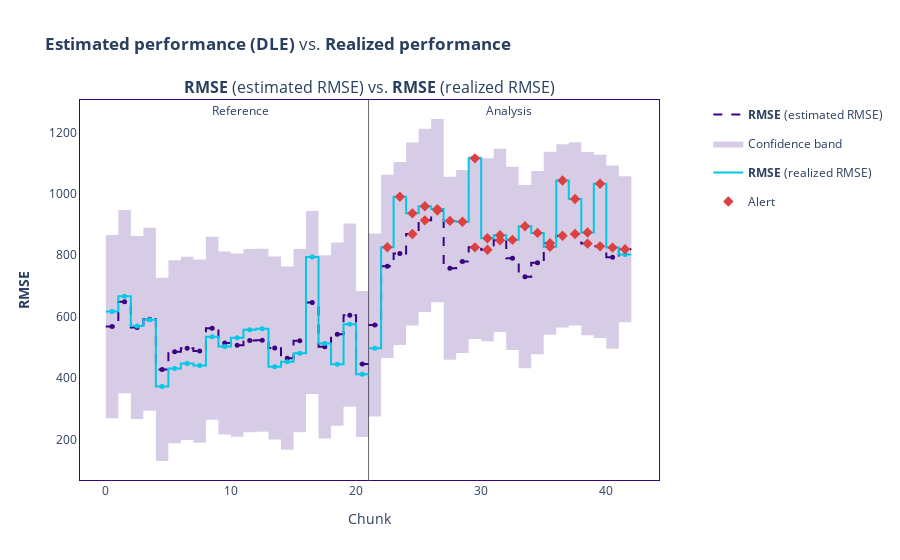

The notebook cell this image was saved under:
### Code cell
estimated_results.compare(realized_results).plot().show()

### Figure 1 — Plotly figure (JSON) as saved in the notebook; plotly's stock layout.template omitted (floating-point values rounded to 4 significant figures)
{"data": [{"hoverinfo": "skip", "line": {"color": "#3b0280", "dash": "dash", "shape": "hv", "width": 2}, "mode": "lines", "name": "<b>RMSE</b> (estimated RMSE)", "showlegend": true, "type": "scatter", "x": [0, 1, 2, 3, 4, 5, 6, 7, 8, 9, 10, 11, 12, 13, 14, 15, 16, 17, 18, 19, 20, 21], "xaxis": "x", "y": [567.6, 648.9, 564.7, 591.5, 428.2, 485.7, 496.8, 487.8, 562.3, 514.3, 507.2, 522.0, 523.0, 498.0, 464.9, 521.9, 646.2, 501.8, 543.0, 604.9, 446.0, 446.0], "yaxis": "y"}, {"customdata": [["<b>RMSE</b> (estimated RMSE)", "<b style=\"color:Colors.INDIGO_PERSIAN;line-height:60px\">Reference</b>", "[0:249]", "Chunk index: <b>0</b>", 567.6], ["<b>RMSE</b> (estimated RMSE)", "<b style=\"color:Colors.INDIGO_PERSIAN;line-height:60px\">Reference</b>", "[250:499]", "Chunk index: <b>1</b>", 648.9], ["<b>RMSE</b> (estimated RMSE)", "<b style=\"color:Colors.INDIGO_PERSIAN;line-height:60px\">Reference</b>", "[500:749]", "Chunk index: <b>2</b>", 564.7], ["<b>RMSE</b> (estimated RMSE)", "<b style=\"color:Colors.INDIGO_PERSIAN;line-height:60px\">Reference</b>", "[750:999]", "Chunk index: <b>3</b>", 591.5], ["<b>RMSE</b> (estimated RMSE)", "<b style=\"color:Colors.INDIGO_PERSIAN;line-height:60px\">Reference</b>", "[1000:1249]", "Chunk index: <b>4</b>", 428.2], ["<b>RMSE</b> (estimated RMSE)", "<b style=\"color:Colors.INDIGO_PERSIAN;line-height:60px\">Reference</b>", "[1250:1499]", "Chunk index: <b>5</b>", 485.7], ["<b>RMSE</b> (estimated RMSE)", "<b style=\"color:Colors.INDIGO_PERSIAN;line-height:60px\">Reference</b>", "[1500:1749]", "Chunk index: <b>6</b>", 496.8], ["<b>RMSE</b> (estimated RMSE)", "<b style=\"color:Colors.INDIGO_PERSIAN;line-height:60px\">Reference</b>", "[1750:1999]", "Chunk index: <b>7</b>", 487.8], ["<b>RMSE</b> (estimated RMSE)", "<b style=\"color:Colors.INDIGO_PERSIAN;line-height:60px\">Reference</b>", "[2000:2249]", "Chunk index: <b>8</b>", 562.3], ["<b>RMSE</b> (estimated RMSE)", "<b style=\"color:Colors.INDIGO_PERSIAN;line-height:60px\">Reference</b>", "[2250:2499]", "Chunk index: <b>9</b>", 514.3], ["<b>RMSE</b> (estimated RMSE)", "<b style=\"color:Colors.INDIGO_PERSIAN;line-height:60px\">Reference</b>", "[2500:2749]", "Chunk index: <b>10</b>", 507.2], ["<b>RMSE</b> (estimated RMSE)", "<b style=\"color:Colors.INDIGO_PERSIAN;line-height:60px\">Reference</b>", "[2750:2999]", "Chunk index: <b>11</b>", 522.0], ["<b>RMSE</b> (estimated RMSE)", "<b style=\"color:Colors.INDIGO_PERSIAN;line-height:60px\">Reference</b>", "[3000:3249]", "Chunk index: <b>12</b>", 523.0], ["<b>RMSE</b> (estimated RMSE)", "<b style=\"color:Colors.INDIGO_PERSIAN;line-height:60px\">Reference</b>", "[3250:3499]", "Chunk index: <b>13</b>", 498.0], ["<b>RMSE</b> (estimated RMSE)", "<b style=\"color:Colors.INDIGO_PERSIAN;line-height:60px\">Reference</b>", "[3500:3749]", "Chunk index: <b>14</b>", 464.9], ["<b>RMSE</b> (estimated RMSE)", "<b style=\"color:Colors.INDIGO_PERSIAN;line-height:60px\">Reference</b>", "[3750:3999]", "Chunk index: <b>15</b>", 521.9], ["<b>RMSE</b> (estimated RMSE)", "<b style=\"color:Colors.INDIGO_PERSIAN;line-height:60px\">Reference</b>", "[4000:4249]", "Chunk index: <b>16</b>", 646.2], ["<b>RMSE</b> (estimated RMSE)", "<b style=\"color:Colors.INDIGO_PERSIAN;line-height:60px\">Reference</b>", "[4250:4499]", "Chunk index: <b>17</b>", 501.8], ["<b>RMSE</b> (estimated RMSE)", "<b style=\"color:Colors.INDIGO_PERSIAN;line-height:60px\">Reference</b>", "[4500:4749]", "Chunk index: <b>18</b>", 543.0], ["<b>RMSE</b> (estimated RMSE)", "<b style=\"color:Colors.INDIGO_PERSIAN;line-height:60px\">Reference</b>", "[4750:4999]", "Chunk index: <b>19</b>", 604.9], ["<b>RMSE</b> (estimated RMSE)", "<b style=\"color:Colors.INDIGO_PERSIAN;line-height:60px\">Reference</b>", "[5000:5393]", "Chunk index: <b>20</b>", 446.0]], "hovertemplate": "%{customdata[1]}<br />Chunk: <b>%{customdata[2]}</b> &nbsp; &nbsp; %{customdata[3]} <br />%{customdata[0]}: <b>%{customdata[4]}</b><br /><extra></extra>", "line": {"dash": "dash"}, "marker": {"color": "#3b0280", "size": 5, "symbol": "circle"}, "mode": "markers", "name": "<b>RMSE</b> (estimated RMSE)", "showlegend": false, "type": "scatter", "x": [0.5, 1.5, 2.5, 3.5, 4.5, 5.5, 6.5, 7.5, 8.5, 9.5, 10.5, 11.5, 12.5, 13.5, 14.5, 15.5, 16.5, 17.5, 18.5, 19.5, 20.5], "xaxis": "x", "y": [567.6, 648.9, 564.7, 591.5, 428.2, 485.7, 496.8, 487.8, 562.3, 514.3, 507.2, 522.0, 523.0, 498.0, 464.9, 521.9, 646.2, 501.8, 543.0, 604.9, 446.0, 446.0], "yaxis": "y"}, {"hoverinfo": "skip", "line": {"color": "rgba(0, 0, 0, 0)", "dash": "dash", "shape": "hv"}, "mode": "lines", "name": "Confidence band", "showlegend": false, "type": "scatter", "x": [0, 1, 2, 3, 4, 5, 6, 7, 8, 9, 10, 11, 12, 13, 14, 15, 16, 17, 18, 19, 20, 21], "xaxis": "x", "y": [865.7, 947.0, 862.8, 889.6, 726.2, 783.7, 794.9, 785.9, 860.4, 812.4, 805.3, 820.1, 821.1, 796.1, 763.0, 819.9, 944.2, 799.8, 841.1, 903.0, 683.4, 683.4], "yaxis": "y"}, {"fill": "tonexty", "fillcolor": "rgba(59, 2, 128, 0.2)", "hoverinfo": "skip", "line": {"color": "rgba(0, 0, 0, 0)", "dash": "dash", "shape": "hv"}, "mode": "lines", "name": "Confidence band", "showlegend": true, "type": "scatter", "x": [0, 1, 2, 3, 4, 5, 6, 7, 8, 9, 10, 11, 12, 13, 14, 15, 16, 17, 18, 19, 20, 21], "xaxis": "x", "y": [269.5, 350.8, 266.6, 293.4, 130.1, 187.6, 198.8, 189.7, 264.2, 216.3, 209.1, 223.9, 224.9, 199.9, 166.9, 223.8, 348.1, 203.7, 245.0, 306.9, 208.6, 208.6], "yaxis": "y"}, {"hoverinfo": "skip", "line": {"color": "#00c8e5", "shape": "hv", "width": 2}, "mode": "lines", "name": "<b>RMSE</b> (realized RMSE)", "showlegend": true, "type": "scatter", "x": [0, 1, 2, 3, 4, 5, 6, 7, 8, 9, 10, 11, 12, 13, 14, 15, 16, 17, 18, 19, 20, 21], "xaxis": "x", "y": [616.7, 666.1, 569.3, 590.0, 373.0, 431.4, 447.9, 440.8, 534.9, 502.6, 531.5, 557.4, 560.8, 436.6, 453.3, 480.6, 794.5, 512.5, 445.3, 575.5, 412.4, 412.4], "yaxis": "y"}, {"customdata": [["<b>RMSE</b>", "<b style=\"color:Colors.BLUE_SKY_CRAYOLA;line-height:60px\">Reference</b>", "[0:249]", "Chunk index: <b>0</b>", 616.7], ["<b>RMSE</b>", "<b style=\"color:Colors.BLUE_SKY_CRAYOLA;line-height:60px\">Reference</b>", "[250:499]", "Chunk index: <b>1</b>", 666.1], ["<b>RMSE</b>", "<b style=\"color:Colors.BLUE_SKY_CRAYOLA;line-height:60px\">Reference</b>", "[500:749]", "Chunk index: <b>2</b>", 569.3], ["<b>RMSE</b>", "<b style=\"color:Colors.BLUE_SKY_CRAYOLA;line-height:60px\">Reference</b>", "[750:999]", "Chunk index: <b>3</b>", 590.0], ["<b>RMSE</b>", "<b style=\"color:Colors.BLUE_SKY_CRAYOLA;line-height:60px\">Reference</b>", "[1000:1249]", "Chunk index: <b>4</b>", 373.0], ["<b>RMSE</b>", "<b style=\"color:Colors.BLUE_SKY_CRAYOLA;line-height:60px\">Reference</b>", "[1250:1499]", "Chunk index: <b>5</b>", 431.4], ["<b>RMSE</b>", "<b style=\"color:Colors.BLUE_SKY_CRAYOLA;line-height:60px\">Reference</b>", "[1500:1749]", "Chunk index: <b>6</b>", 447.9], ["<b>RMSE</b>", "<b style=\"color:Colors.BLUE_SKY_CRAYOLA;line-height:60px\">Reference</b>", "[1750:1999]", "Chunk index: <b>7</b>", 440.8], ["<b>RMSE</b>", "<b style=\"color:Colors.BLUE_SKY_CRAYOLA;line-height:60px\">Reference</b>", "[2000:2249]", "Chunk index: <b>8</b>", 534.9], ["<b>RMSE</b>", "<b style=\"color:Colors.BLUE_SKY_CRAYOLA;line-height:60px\">Reference</b>", "[2250:2499]", "Chunk index: <b>9</b>", 502.6], ["<b>RMSE</b>", "<b style=\"color:Colors.BLUE_SKY_CRAYOLA;line-height:60px\">Reference</b>", "[2500:2749]", "Chunk index: <b>10</b>", 531.5], ["<b>RMSE</b>", "<b style=\"color:Colors.BLUE_SKY_CRAYOLA;line-height:60px\">Reference</b>", "[2750:2999]", "Chunk index: <b>11</b>", 557.4], ["<b>RMSE</b>", "<b style=\"color:Colors.BLUE_SKY_CRAYOLA;line-height:60px\">Reference</b>", "[3000:3249]", "Chunk index: <b>12</b>", 560.8], ["<b>RMSE</b>", "<b style=\"color:Colors.BLUE_SKY_CRAYOLA;line-height:60px\">Reference</b>", "[3250:3499]", "Chunk index: <b>13</b>", 436.6], ["<b>RMSE</b>", "<b style=\"color:Colors.BLUE_SKY_CRAYOLA;line-height:60px\">Reference</b>", "[3500:3749]", "Chunk index: <b>14</b>", 453.3], ["<b>RMSE</b>", "<b style=\"color:Colors.BLUE_SKY_CRAYOLA;line-height:60px\">Reference</b>", "[3750:3999]", "Chunk index: <b>15</b>", 480.6], ["<b>RMSE</b>", "<b style=\"color:Colors.BLUE_SKY_CRAYOLA;line-height:60px\">Reference</b>", "[4000:4249]", "Chunk index: <b>16</b>", 794.5], ["<b>RMSE</b>", "<b style=\"color:Colors.BLUE_SKY_CRAYOLA;line-height:60px\">Reference</b>", "[4250:4499]", "Chunk index: <b>17</b>", 512.5], ["<b>RMSE</b>", "<b style=\"color:Colors.BLUE_SKY_CRAYOLA;line-height:60px\">Reference</b>", "[4500:4749]", "Chunk index: <b>18</b>", 445.3], ["<b>RMSE</b>", "<b style=\"color:Colors.BLUE_SKY_CRAYOLA;line-height:60px\">Reference</b>", "[4750:4999]", "Chunk index: <b>19</b>", 575.5], ["<b>RMSE</b>", "<b style=\"color:Colors.BLUE_SKY_CRAYOLA;line-height:60px\">Reference</b>", "[5000:5393]", "Chunk index: <b>20</b>", 412.4]], "hovertemplate": "%{customdata[1]}<br />Chunk: <b>%{customdata[2]}</b> &nbsp; &nbsp; %{customdata[3]} <br />%{customdata[0]}: <b>%{customdata[4]}</b><br /><extra></extra>", "marker": {"color": "#00c8e5", "size": 5, "symbol": "circle"}, "mode": "markers", "name": "<b>RMSE</b> (realized RMSE)", "showlegend": false, "type": "scatter", "x": [0.5, 1.5, 2.5, 3.5, 4.5, 5.5, 6.5, 7.5, 8.5, 9.5, 10.5, 11.5, 12.5, 13.5, 14.5, 15.5, 16.5, 17.5, 18.5, 19.5, 20.5], "xaxis": "x", "y": [616.7, 666.1, 569.3, 590.0, 373.0, 431.4, 447.9, 440.8, 534.9, 502.6, 531.5, 557.4, 560.8, 436.6, 453.3, 480.6, 794.5, 512.5, 445.3, 575.5, 412.4, 412.4], "yaxis": "y"}, {"hoverinfo": "skip", "line": {"color": "#3b0280", "dash": "dash", "shape": "hv", "width": 2}, "mode": "lines", "name": "<b>RMSE</b> (estimated RMSE)", "showlegend": false, "type": "scatter", "x": [21, 22, 23, 24, 25, 26, 27, 28, 29, 30, 31, 32, 33, 34, 35, 36, 37, 38, 39, 40, 41, 42], "xaxis": "x", "y": [572.7, 763.7, 805.7, 869.3, 913.6, 945.4, 757.6, 779.7, 825.6, 817.8, 848.4, 789.9, 730.2, 775.7, 838.8, 863.1, 869.3, 837.8, 828.9, 793.7, 819.5, 819.5], "yaxis": "y"}, {"customdata": [["<b>RMSE</b> (estimated RMSE)", "<b style=\"color:Colors.INDIGO_PERSIAN;line-height:60px\">Analysis</b>", "", "[0:249]", "Chunk index: <b>21</b>", 572.7], ["<b>RMSE</b> (estimated RMSE)", "<b style=\"color:Colors.INDIGO_PERSIAN;line-height:60px\">Analysis</b>", "", "[250:499]", "Chunk index: <b>22</b>", 763.7], ["<b>RMSE</b> (estimated RMSE)", "<b style=\"color:Colors.INDIGO_PERSIAN;line-height:60px\">Analysis</b>", "", "[500:749]", "Chunk index: <b>23</b>", 805.7], ["<b>RMSE</b> (estimated RMSE)", "<b style=\"color:Colors.INDIGO_PERSIAN;line-height:60px\">Analysis</b>", "<span style=\"color:#AD0000\">⚠ <b>Drift detected</b></span>", "[750:999]", "Chunk index: <b>24</b>", 869.3], ["<b>RMSE</b> (estimated RMSE)", "<b style=\"color:Colors.INDIGO_PERSIAN;line-height:60px\">Analysis</b>", "<span style=\"color:#AD0000\">⚠ <b>Drift detected</b></span>", "[1000:1249]", "Chunk index: <b>25</b>", 913.6], ["<b>RMSE</b> (estimated RMSE)", "<b style=\"color:Colors.INDIGO_PERSIAN;line-height:60px\">Analysis</b>", "<span style=\"color:#AD0000\">⚠ <b>Drift detected</b></span>", "[1250:1499]", "Chunk index: <b>26</b>", 945.4], ["<b>RMSE</b> (estimated RMSE)", "<b style=\"color:Colors.INDIGO_PERSIAN;line-height:60px\">Analysis</b>", "", "[1500:1749]", "Chunk index: <b>27</b>", 757.6], ["<b>RMSE</b> (estimated RMSE)", "<b style=\"color:Colors.INDIGO_PERSIAN;line-height:60px\">Analysis</b>", "", "[1750:1999]", "Chunk index: <b>28</b>", 779.7], ["<b>RMSE</b> (estimated RMSE)", "<b style=\"color:Colors.INDIGO_PERSIAN;line-height:60px\">Analysis</b>", "<span style=\"color:#AD0000\">⚠ <b>Drift detected</b></span>", "[2000:2249]", "Chunk index: <b>29</b>", 825.5], ["<b>RMSE</b> (estimated RMSE)", "<b style=\"color:Colors.INDIGO_PERSIAN;line-height:60px\">Analysis</b>", "<span style=\"color:#AD0000\">⚠ <b>Drift detected</b></span>", "[2250:2499]", "Chunk index: <b>30</b>", 817.8], ["<b>RMSE</b> (estimated RMSE)", "<b style=\"color:Colors.INDIGO_PERSIAN;line-height:60px\">Analysis</b>", "<span style=\"color:#AD0000\">⚠ <b>Drift detected</b></span>", "[2500:2749]", "Chunk index: <b>31</b>", 848.4], ["<b>RMSE</b> (estimated RMSE)", "<b style=\"color:Colors.INDIGO_PERSIAN;line-height:60px\">Analysis</b>", "", "[2750:2999]", "Chunk index: <b>32</b>", 789.9], ["<b>RMSE</b> (estimated RMSE)", "<b style=\"color:Colors.INDIGO_PERSIAN;line-height:60px\">Analysis</b>", "", "[3000:3249]", "Chunk index: <b>33</b>", 730.2], ["<b>RMSE</b> (estimated RMSE)", "<b style=\"color:Colors.INDIGO_PERSIAN;line-height:60px\">Analysis</b>", "", "[3250:3499]", "Chunk index: <b>34</b>", 775.7], ["<b>RMSE</b> (estimated RMSE)", "<b style=\"color:Colors.INDIGO_PERSIAN;line-height:60px\">Analysis</b>", "<span style=\"color:#AD0000\">⚠ <b>Drift detected</b></span>", "[3500:3749]", "Chunk index: <b>35</b>", 838.8], ["<b>RMSE</b> (estimated RMSE)", "<b style=\"color:Colors.INDIGO_PERSIAN;line-height:60px\">Analysis</b>", "<span style=\"color:#AD0000\">⚠ <b>Drift detected</b></span>", "[3750:3999]", "Chunk index: <b>36</b>", 863.1], ["<b>RMSE</b> (estimated RMSE)", "<b style=\"color:Colors.INDIGO_PERSIAN;line-height:60px\">Analysis</b>", "<span style=\"color:#AD0000\">⚠ <b>Drift detected</b></span>", "[4000:4249]", "Chunk index: <b>37</b>", 869.3], ["<b>RMSE</b> (estimated RMSE)", "<b style=\"color:Colors.INDIGO_PERSIAN;line-height:60px\">Analysis</b>", "<span style=\"color:#AD0000\">⚠ <b>Drift detected</b></span>", "[4250:4499]", "Chunk index: <b>38</b>", 837.8], ["<b>RMSE</b> (estimated RMSE)", "<b style=\"color:Colors.INDIGO_PERSIAN;line-height:60px\">Analysis</b>", "<span style=\"color:#AD0000\">⚠ <b>Drift detected</b></span>", "[4500:4749]", "Chunk index: <b>39</b>", 828.9], ["<b>RMSE</b> (estimated RMSE)", "<b style=\"color:Colors.INDIGO_PERSIAN;line-height:60px\">Analysis</b>", "", "[4750:4999]", "Chunk index: <b>40</b>", 793.7], ["<b>RMSE</b> (estimated RMSE)", "<b style=\"color:Colors.INDIGO_PERSIAN;line-height:60px\">Analysis</b>", "<span style=\"color:#AD0000\">⚠ <b>Drift detected</b></span>", "[5000:5393]", "Chunk index: <b>41</b>", 819.5]], "hovertemplate": "%{customdata[1]} &nbsp; &nbsp; %{customdata[2]} <br />Chunk: <b>%{customdata[3]}</b> &nbsp; &nbsp; %{customdata[4]} <br />%{customdata[0]}: <b>%{customdata[5]}</b><br /><extra></extra>", "line": {"dash": "dash"}, "marker": {"color": "#3b0280", "size": 5, "symbol": "circle"}, "mode": "markers", "name": "<b>RMSE</b> (estimated RMSE)", "showlegend": false, "type": "scatter", "x": [21.5, 22.5, 23.5, 24.5, 25.5, 26.5, 27.5, 28.5, 29.5, 30.5, 31.5, 32.5, 33.5, 34.5, 35.5, 36.5, 37.5, 38.5, 39.5, 40.5, 41.5], "xaxis": "x", "y": [572.7, 763.7, 805.7, 869.3, 913.6, 945.4, 757.6, 779.7, 825.6, 817.8, 848.4, 789.9, 730.2, 775.7, 838.8, 863.1, 869.3, 837.8, 828.9, 793.7, 819.5, 819.5], "yaxis": "y"}, {"hoverinfo": "skip", "line": {"color": "rgba(0, 0, 0, 0)", "shape": "hv"}, "mode": "lines", "name": "Confidence band", "showlegend": false, "type": "scatter", "x": [21, 22, 23, 24, 25, 26, 27, 28, 29, 30, 31, 32, 33, 34, 35, 36, 37, 38, 39, 40, 41, 42], "xaxis": "x", "y": [870.8, 1062.0, 1104.0, 1167.0, 1212.0, 1243.0, 1056.0, 1078.0, 1124.0, 1116.0, 1146.0, 1088.0, 1028.0, 1074.0, 1137.0, 1161.0, 1167.0, 1136.0, 1127.0, 1092.0, 1057.0, 1057.0], "yaxis": "y"}, {"fill": "tonexty", "fillcolor": "rgba(59, 2, 128, 0.2)", "hoverinfo": "skip", "line": {"color": "rgba(0, 0, 0, 0)", "shape": "hv"}, "mode": "lines", "name": "Confidence band", "showlegend": false, "type": "scatter", "x": [21, 22, 23, 24, 25, 26, 27, 28, 29, 30, 31, 32, 33, 34, 35, 36, 37, 38, 39, 40, 41, 42], "xaxis": "x", "y": [274.6, 465.7, 507.7, 571.2, 615.5, 647.3, 459.5, 481.6, 527.5, 519.8, 550.3, 491.8, 432.2, 477.7, 540.7, 565.1, 571.2, 539.8, 530.8, 495.6, 582.1, 582.1], "yaxis": "y"}, {"hoverinfo": "skip", "line": {"color": "#00c8e5", "shape": "hv", "width": 2}, "mode": "lines", "name": "<b>RMSE</b> (realized RMSE)", "showlegend": false, "type": "scatter", "x": [21, 22, 23, 24, 25, 26, 27, 28, 29, 30, 31, 32, 33, 34, 35, 36, 37, 38, 39, 40, 41, 42], "xaxis": "x", "y": [497.3, 826.0, 990.5, 936.2, 959.2, 950.1, 911.7, 908.9, 1115.0, 855.0, 864.9, 850.0, 894.3, 872.6, 827.3, 1043.0, 983.0, 873.7, 1033.0, 824.9, 802.4, 802.4], "yaxis": "y"}, {"customdata": [["<b>RMSE</b>", "<b style=\"color:Colors.BLUE_SKY_CRAYOLA;line-height:60px\">Analysis</b>", "", "[0:249]", "Chunk index: <b>21</b>", 497.3], ["<b>RMSE</b>", "<b style=\"color:Colors.BLUE_SKY_CRAYOLA;line-height:60px\">Analysis</b>", "<span style=\"color:#AD0000\">⚠ <b>Drift detected</b></span>", "[250:499]", "Chunk index: <b>22</b>", 826.0], ["<b>RMSE</b>", "<b style=\"color:Colors.BLUE_SKY_CRAYOLA;line-height:60px\">Analysis</b>", "<span style=\"color:#AD0000\">⚠ <b>Drift detected</b></span>", "[500:749]", "Chunk index: <b>23</b>", 990.5], ["<b>RMSE</b>", "<b style=\"color:Colors.BLUE_SKY_CRAYOLA;line-height:60px\">Analysis</b>", "<span style=\"color:#AD0000\">⚠ <b>Drift detected</b></span>", "[750:999]", "Chunk index: <b>24</b>", 936.2], ["<b>RMSE</b>", "<b style=\"color:Colors.BLUE_SKY_CRAYOLA;line-height:60px\">Analysis</b>", "<span style=\"color:#AD0000\">⚠ <b>Drift detected</b></span>", "[1000:1249]", "Chunk index: <b>25</b>", 959.2], ["<b>RMSE</b>", "<b style=\"color:Colors.BLUE_SKY_CRAYOLA;line-height:60px\">Analysis</b>", "<span style=\"color:#AD0000\">⚠ <b>Drift detected</b></span>", "[1250:1499]", "Chunk index: <b>26</b>", 950.1], ["<b>RMSE</b>", "<b style=\"color:Colors.BLUE_SKY_CRAYOLA;line-height:60px\">Analysis</b>", "<span style=\"color:#AD0000\">⚠ <b>Drift detected</b></span>", "[1500:1749]", "Chunk index: <b>27</b>", 911.7], ["<b>RMSE</b>", "<b style=\"color:Colors.BLUE_SKY_CRAYOLA;line-height:60px\">Analysis</b>", "<span style=\"color:#AD0000\">⚠ <b>Drift detected</b></span>", "[1750:1999]", "Chunk index: <b>28</b>", 908.9], ["<b>RMSE</b>", "<b style=\"color:Colors.BLUE_SKY_CRAYOLA;line-height:60px\">Analysis</b>", "<span style=\"color:#AD0000\">⚠ <b>Drift detected</b></span>", "[2000:2249]", "Chunk index: <b>29</b>", 1115.0], ["<b>RMSE</b>", "<b style=\"color:Colors.BLUE_SKY_CRAYOLA;line-height:60px\">Analysis</b>", "<span style=\"color:#AD0000\">⚠ <b>Drift detected</b></span>", "[2250:2499]", "Chunk index: <b>30</b>", 855.0], ["<b>RMSE</b>", "<b style=\"color:Colors.BLUE_SKY_CRAYOLA;line-height:60px\">Analysis</b>", "<span style=\"color:#AD0000\">⚠ <b>Drift detected</b></span>", "[2500:2749]", "Chunk index: <b>31</b>", 864.9], ["<b>RMSE</b>", "<b style=\"color:Colors.BLUE_SKY_CRAYOLA;line-height:60px\">Analysis</b>", "<span style=\"color:#AD0000\">⚠ <b>Drift detected</b></span>", "[2750:2999]", "Chunk index: <b>32</b>", 850.0], ["<b>RMSE</b>", "<b style=\"color:Colors.BLUE_SKY_CRAYOLA;line-height:60px\">Analysis</b>", "<span style=\"color:#AD0000\">⚠ <b>Drift detected</b></span>", "[3000:3249]", "Chunk index: <b>33</b>", 894.3], ["<b>RMSE</b>", "<b style=\"color:Colors.BLUE_SKY_CRAYOLA;line-height:60px\">Analysis</b>", "<span style=\"color:#AD0000\">⚠ <b>Drift detected</b></span>", "[3250:3499]", "Chunk index: <b>34</b>", 872.6], ["<b>RMSE</b>", "<b style=\"color:Colors.BLUE_SKY_CRAYOLA;line-height:60px\">Analysis</b>", "<span style=\"color:#AD0000\">⚠ <b>Drift detected</b></span>", "[3500:3749]", "Chunk index: <b>35</b>", 827.3], ["<b>RMSE</b>", "<b style=\"color:Colors.BLUE_SKY_CRAYOLA;line-height:60px\">Analysis</b>", "<span style=\"color:#AD0000\">⚠ <b>Drift detected</b></span>", "[3750:3999]", "Chunk index: <b>36</b>", 1043.0], ["<b>RMSE</b>", "<b style=\"color:Colors.BLUE_SKY_CRAYOLA;line-height:60px\">Analysis</b>", "<span style=\"color:#AD0000\">⚠ <b>Drift detected</b></span>", "[4000:4249]", "Chunk index: <b>37</b>", 983.0], ["<b>RMSE</b>", "<b style=\"color:Colors.BLUE_SKY_CRAYOLA;line-height:60px\">Analysis</b>", "<span style=\"color:#AD0000\">⚠ <b>Drift detected</b></span>", "[4250:4499]", "Chunk index: <b>38</b>", 873.7], ["<b>RMSE</b>", "<b style=\"color:Colors.BLUE_SKY_CRAYOLA;line-height:60px\">Analysis</b>", "<span style=\"color:#AD0000\">⚠ <b>Drift detected</b></span>", "[4500:4749]", "Chunk index: <b>39</b>", 1033.0], ["<b>RMSE</b>", "<b style=\"color:Colors.BLUE_SKY_CRAYOLA;line-height:60px\">Analysis</b>", "<span style=\"color:#AD0000\">⚠ <b>Drift detected</b></span>", "[4750:4999]", "Chunk index: <b>40</b>", 824.9], ["<b>RMSE</b>", "<b style=\"color:Colors.BLUE_SKY_CRAYOLA;line-height:60px\">Analysis</b>", "", "[5000:5393]", "Chunk index: <b>41</b>", 802.4]], "hovertemplate": "%{customdata[1]} &nbsp; &nbsp; %{customdata[2]} <br />Chunk: <b>%{customdata[3]}</b> &nbsp; &nbsp; %{customdata[4]} <br />%{customdata[0]}: <b>%{customdata[5]}</b><br /><extra></extra>", "marker": {"color": "#00c8e5", "size": 5, "symbol": "circle"}, "mode": "markers", "name": "<b>RMSE</b> (realized RMSE)", "showlegend": false, "type": "scatter", "x": [21.5, 22.5, 23.5, 24.5, 25.5, 26.5, 27.5, 28.5, 29.5, 30.5, 31.5, 32.5, 33.5, 34.5, 35.5, 36.5, 37.5, 38.5, 39.5, 40.5, 41.5], "xaxis": "x", "y": [497.3, 826.0, 990.5, 936.2, 959.2, 950.1, 911.7, 908.9, 1115.0, 855.0, 864.9, 850.0, 894.3, 872.6, 827.3, 1043.0, 983.0, 873.7, 1033.0, 824.9, 802.4, 802.4], "yaxis": "y"}, {"hoverinfo": "skip", "legendgroup": "alert", "marker": {"color": "#DD4040", "size": 8, "symbol": "diamond"}, "mode": "markers", "name": "Alert", "showlegend": true, "type": "scatter", "x": [24.5, 25.5, 26.5, 29.5, 30.5, 31.5, 35.5, 36.5, 37.5, 38.5, 39.5, 41.5], "xaxis": "x", "y": [869.3, 913.6, 945.4, 825.6, 817.8, 848.4, 838.8, 863.1, 869.3, 837.8, 828.9, 819.5], "yaxis": "y"}, {"hoverinfo": "skip", "legendgroup": "alert", "marker": {"color": "#DD4040", "size": 8, "symbol": "diamond"}, "mode": "markers", "name": "Alert", "showlegend": false, "type": "scatter", "x": [22.5, 23.5, 24.5, 25.5, 26.5, 27.5, 28.5, 29.5, 30.5, 31.5, 32.5, 33.5, 34.5, 35.5, 36.5, 37.5, 38.5, 39.5, 40.5], "xaxis": "x", "y": [826.0, 990.5, 936.2, 959.2, 950.1, 911.7, 908.9, 1115.0, 855.0, 864.9, 850.0, 894.3, 872.6, 827.3, 1043.0, 983.0, 873.7, 1033.0, 824.9], "yaxis": "y"}], "layout": {"annotations": [{"font": {"size": 16}, "showarrow": false, "text": "<b>RMSE</b> (estimated RMSE) vs. <b>RMSE</b> (realized RMSE)", "x": 0.47, "xanchor": "center", "xref": "paper", "y": 1, "yanchor": "bottom", "yref": "paper"}, {"showarrow": false, "text": "Reference", "x": 10, "xshift": 10, "y": 1, "yref": "paper"}, {"showarrow": false, "text": "Analysis", "x": 31, "xshift": 15, "y": 1, "yref": "paper"}], "autosize": true, "hoverlabel": {"bgcolor": "white", "font": {"size": 14}}, "legend": {"itemclick": false, "itemdoubleclick": false, "traceorder": "grouped"}, "paper_bgcolor": "rgba(255,255,255,1)", "plot_bgcolor": "rgba(255,255,255,1)", "shapes": [{"layer": "below", "line": {"color": "#666666", "width": 1}, "type": "line", "x0": 21, "x1": 21, "xref": "x", "y0": 0, "y1": 1, "yref": "y domain"}], "title": {"text": "<b>Estimated performance (DLE)</b> vs. <b>Realized performance</b>"}, "xaxis": {"anchor": "y", "autorange": true, "domain": [0, 0.94], "linecolor": "#3b0280", "matches": "x", "mirror": true, "range": [-2.698, 45.18], "showgrid": false, "title": {"text": "Chunk"}, "type": "linear", "zeroline": false}, "yaxis": {"anchor": "x", "autorange": true, "domain": [0, 1], "linecolor": "#3b0280", "mirror": true, "range": [68.24, 1305.0], "showgrid": false, "title": {"text": "<b>RMSE</b>"}, "type": "linear", "zeroline": false}, "yaxis2": {"anchor": "x", "linecolor": "#3b0280", "mirror": true, "overlaying": "y", "showgrid": false, "side": "right", "title": {"text": "Comparison"}, "zeroline": false}}}
